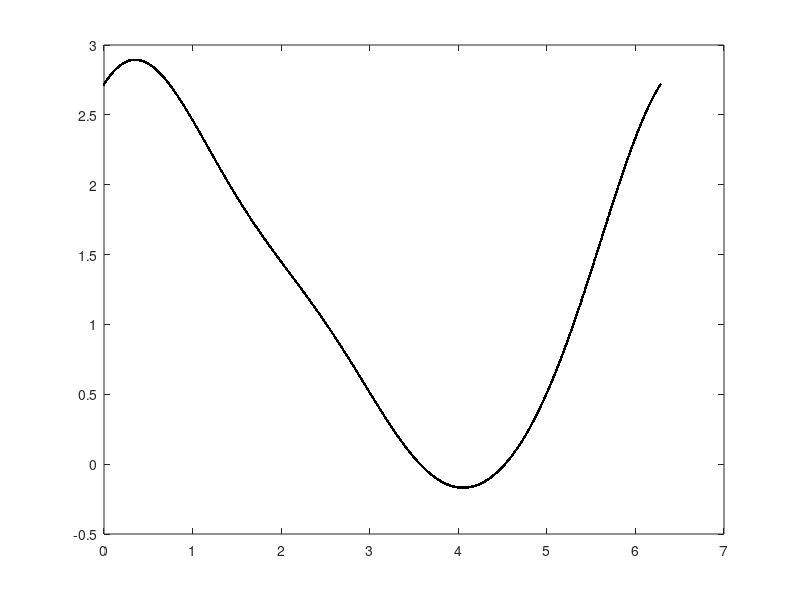
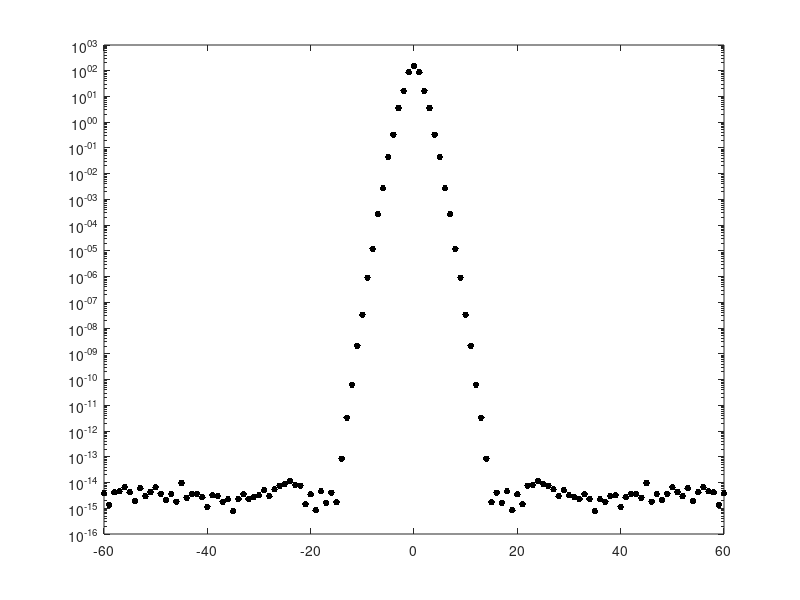
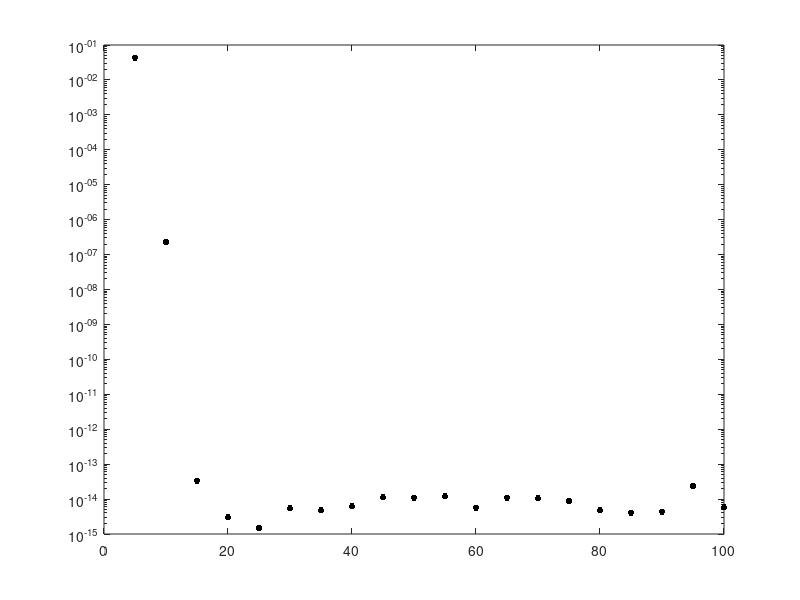

Write the MATLAB code that produced these figures, in order.
f = @(x) exp(cos(x)) + sin(sin(x));

ttest = 0:0.003:2*pi;

% Plot the function
figure(1)
clf
plot(ttest, f(ttest), 'k.');

%%
% Compute trig interpolant for fixed n and test accuracy
n = 60;
ts = (0:2*n)*2*pi/(2*n+1);
ft = f(ts);
fcoefs = fftshift(fft(ft));

% Test accuracy of interpolant

amat = exp(1j*ttest.'*(-n:n));
ftest = amat*fcoefs(:)/(2*n+1); % Evaluate interpolant at test points
fex = f(ttest(:)); % Compute exact function values at test points
err_est = norm(ftest - fex);

% alternate test, using just the coefficients when exact function
% is not known
err_est2 = norm([fcoefs(1:2) fcoefs(end-1:end)]);

figure(2)
clf
semilogy(-n:n,abs(fcoefs),'k.','MarkerSize',15)


%% Convergence plots

nvec = 5:5:100;
errs = zeros(size(nvec));
for i=1:length(nvec)
    n = nvec(i);
    ts = (0:2*n)*2*pi/(2*n+1);
    ft = f(ts);
    fcoefs = fftshift(fft(ft));
    errs(i) = norm([fcoefs(1:2) fcoefs(end-1:end)]);
end

figure(3)
clf
semilogy(nvec, errs, 'k.', 'MarkerSize',15);